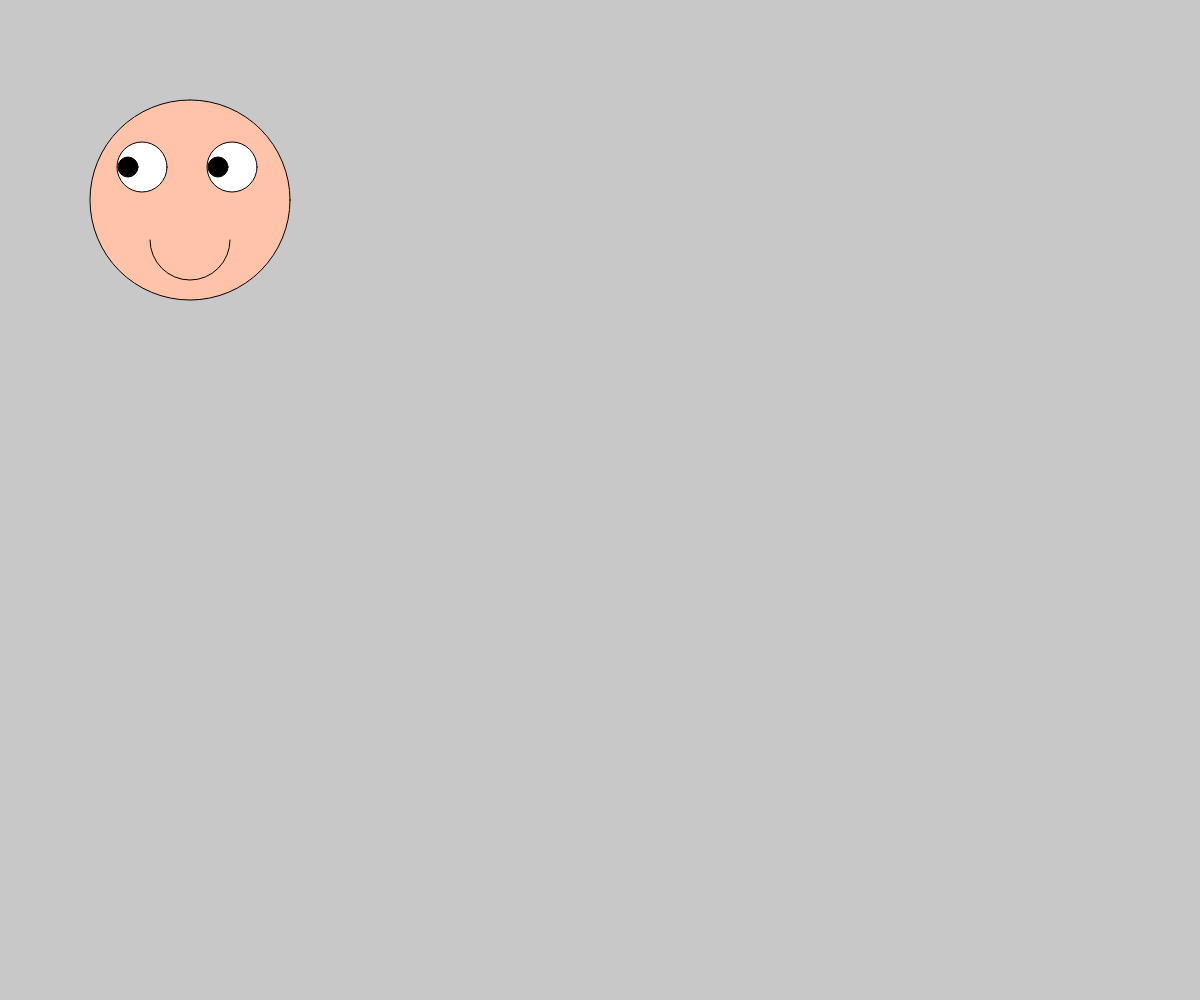
Frame 1 (no input)
Frame 60 (no input): identical to frame 1, image omitted
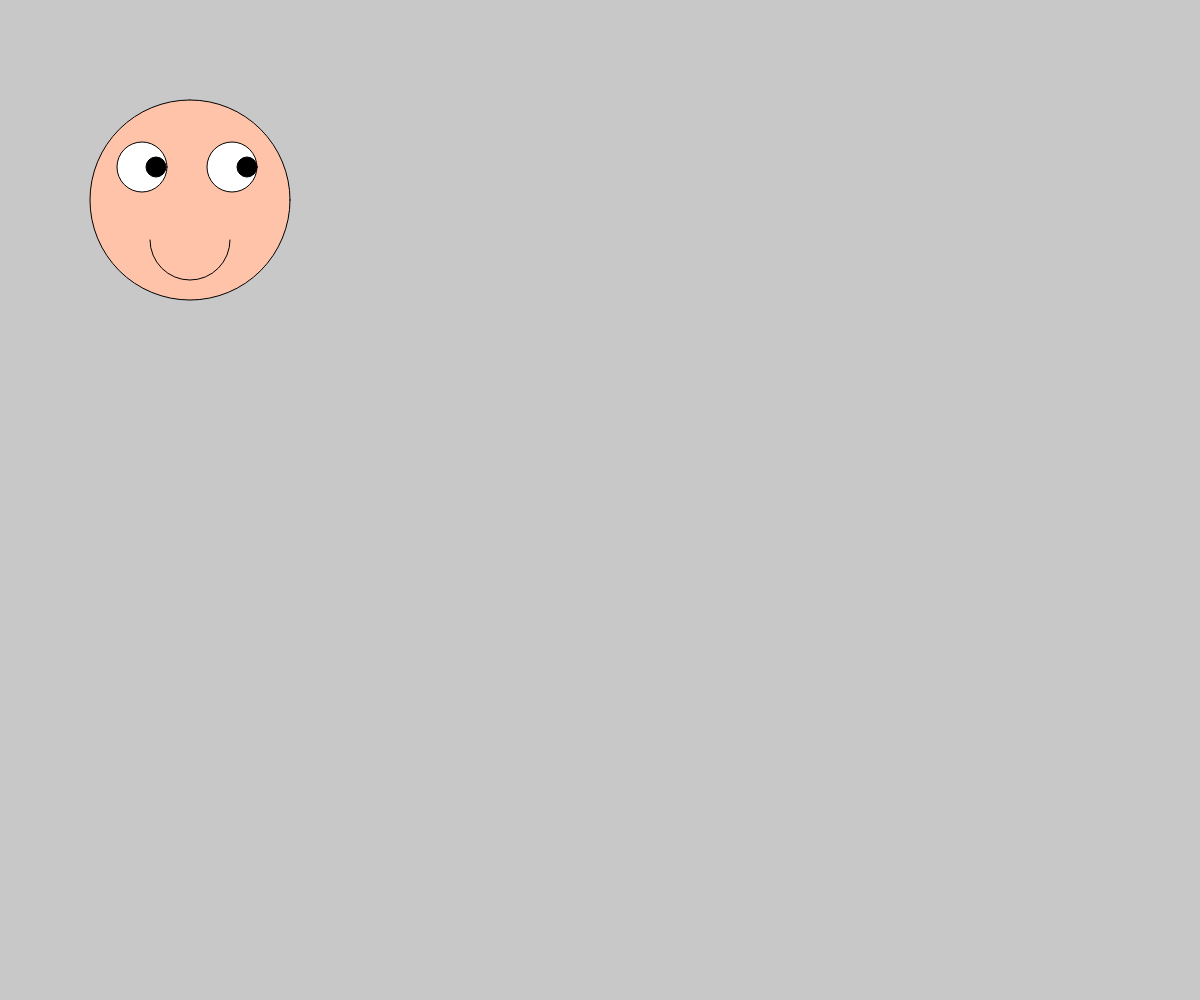
Frame 120 (the mouse pressed at the canvas centre since frame 60)

The p5.js sketch that drew these frames (run headless with seeded random() and noise() and a simulated clock; from frame 60 on, the mouse is pressed at the canvas centre):

// p5.js sketch
// ── sketch.js
//Click Mouse for hair to grow
//'r' to reset hairs' length
//mousewheel to control eye size
//move mouse to control where the eyes look


function setup(){
  cnv = createCanvas(windowWidth,windowHeight);
  cnv.mouseWheel(changeSize);
  g = 100;
  hair = 301.59
  hair3 = 198.4
}


//draw face 
function draw() {

  background(200);
  hairface();
  eyeControll();
  smile();
}


let cnv;
let size = 20;

//mouseclick hair grow
function mouseClicked() {
  if (hair > 299) {
    hair = hair - 0.1;
    hair3 = hair3 + 0.1;
  } else {
    hair = hair
  }
}

function windowResized() {
  resizeCanvas(windowWidth, windowHeight);
}

// mousewheel control
function mouseWheel() {
  g = g + 10;
}

function changeSize(event) {
  if (event.deltaY > 0 && size < 34) {
    size = size + 2;
  } else if (event.deltaY < 0 && size > 6) {
    size = size - 2;
  }
}

// key reset for hair
function keyTyped() {
  if (key === 'r') {
    hair = 301.59
    hair3 = 198.4;
  }
}

//drawing the base face layout and eye following ability
function hairface(){
  noFill();
  arc(150, 100, 80, 80, hair, TWO_PI);
  arc(229, 119, 80, 80, 85.3, hair3);
  fill(255,195,170)
  circle(190, 200, 200)
}  


function eyeControll(){
  fill(255)
  circle(142, 167, 50)
  circle(232, 167, 50)

  fill(0)
  if (mouseX < 128) {
    circle(128, 167, size)
  } else if (mouseX > 156) {
    circle(156, 167, size)
  } else {
    circle(mouseX, 167, size)
  }

  if (mouseX < 218) {
    circle(218, 167, size)
  } else if (mouseX > 247) {
    circle(247, 167, size)
  } else {
    circle(mouseX, 167, size)
  }
}

function smile(){
  noFill();
  arc(190, 240, 80, 80, 0, PI)
}
